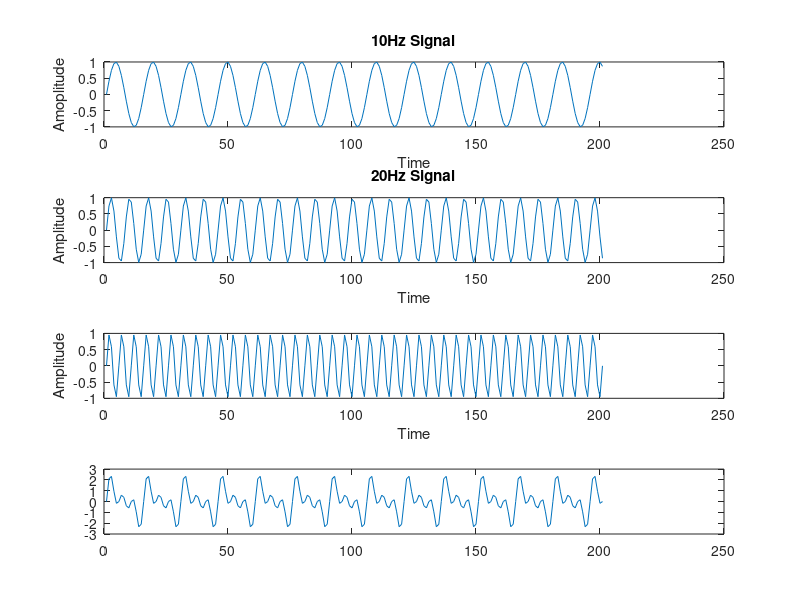
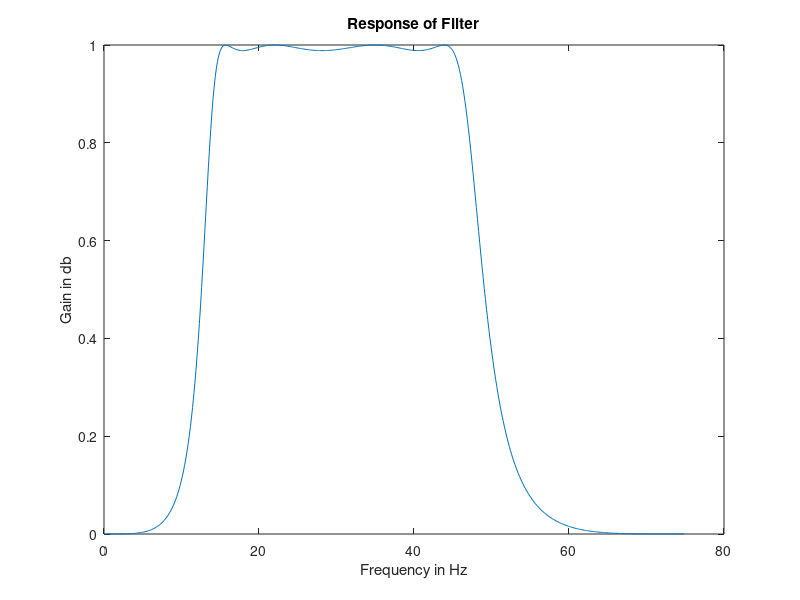
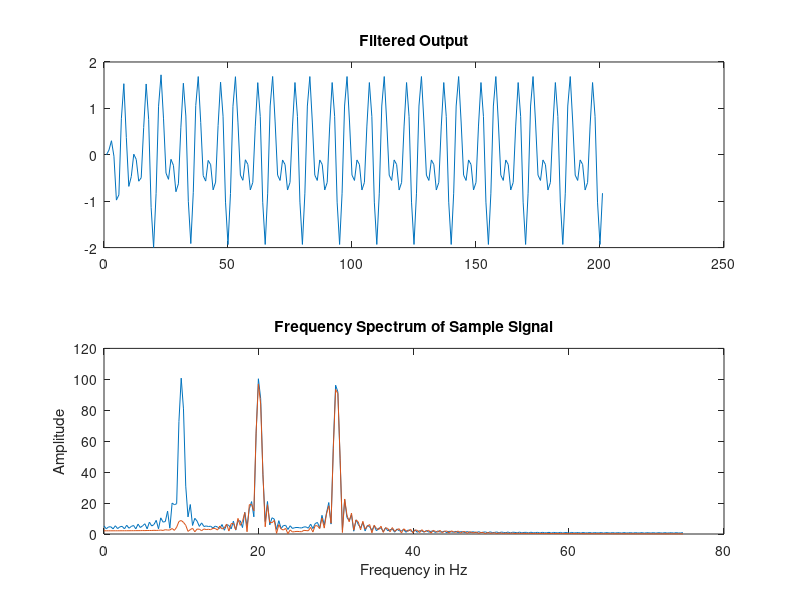

The MATLAB script that drew these images, in order:
clc
clear all
close all

t = 0:200;
fs = 150;
N = 256;
s1 = sin(2*pi*10*t/fs);
subplot(4,1,1);
plot(s1);
title('10Hz Signal');
xlabel('Time');
ylabel('Amoplitude');
s2 = sin(2*pi*20*t/fs);
subplot(4,1,2);
plot(s2);
title('20Hz Signal');
xlabel('Time');
ylabel('Amplitude');
s3 = sin(2*pi*30*t/fs);
subplot(4,1,3);
plot(s3);
xlabel('Time');
ylabel("Amplitude");
s4 = s1+s2+s3;
subplot(4,1,4);
plot(s4);

%IIR BANDPASS FILTER(CHEBYSHEV TYPE_1 FILTER)
[b,a] = cheby1(4,0.1,[15 45]*2/fs);
[h,w] = freqz(b,a,512);
figure(2);
plot(w*fs/(2*pi),abs(h));
xlabel('Frequency in Hz');
ylabel('Gain in db');
title('Response of Filter');
sf = filter(b,a,s4);
figure(3);
subplot(2,1,1);
plot(sf);
title('Filtered Output');
y = fft(s4,512);
y1 = fft(sf,512);
p = ((0:255)/256*fs/2);
subplot(2,1,2);
plot(p,abs([y(1:256)',y1(1:256)']));
title('Frequency Spectrum of Sample Signal');
xlabel('Frequency in Hz');
ylabel('Amplitude');